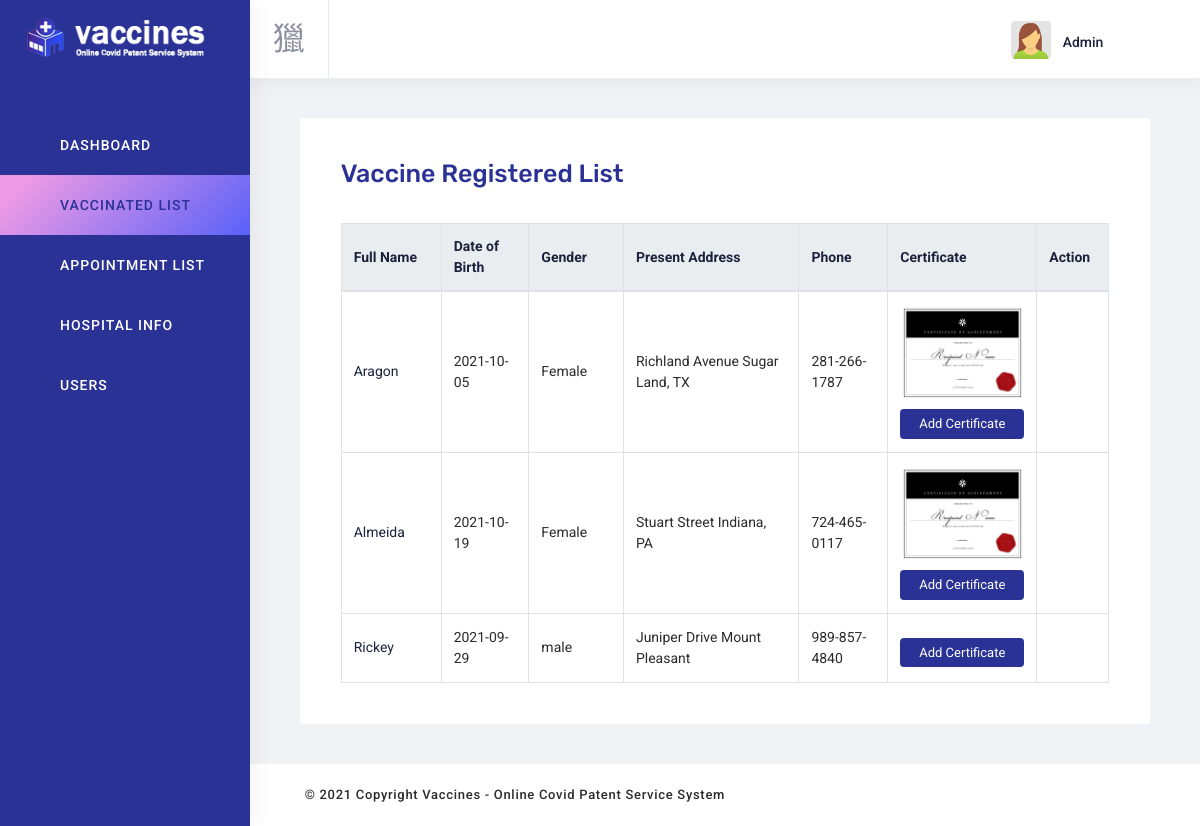
The page /admin/vaccine-table.php (signed in) on the database its author committed.
### tables this page shows
CREATE TABLE `vaccine_registration` (
  `vaccine_id` int(50) NOT NULL,
  `fullname` varchar(50) NOT NULL,
  `address` varchar(50) NOT NULL,
  `phone` varchar(50) NOT NULL,
  `gender` varchar(50) NOT NULL,
  `dateofbirth` date DEFAULT NULL,
  `profile_pic` varchar(255) NOT NULL DEFAULT 'user.png'
);

### admin/vaccine-table.php (the view, shortened to what this page needs)
<?php $page = 'vaccine-table';
include 'inc/header.php';
?>
      <div class="content-wrapper vac_reg_table">
        <div class="content">
          <div class="row">
            <div class="col-md-12 col-sm-12">
              <div class="card">
                <div class="card-body">
                  <div class="card-header m-b-25">
                    <h3 class="font-primary text-center"> Vaccine Registered List </h3>
                  </div>
                  <div class="table-responsive">
              <?php
              include "inc/connection.php";
              $query = "SELECT * FROM vaccine_registration ORDER BY vaccine_id DESC";
              $result = mysqli_query($connection,$query) or die("Failed");
              $count = mysqli_num_rows($result);
                          if($count > 0){ ?>
                    <table class="mb-0 table table-bordered">
                      <thead>
                        <tr class="heading">
                          <th scope="col">Full Name</th>
                          <th scope="col"> Date of Birth </th>
                          <th scope="col"> Gender </th>
                          <th scope="col"> Present Address</th>
                          <th scope="col"> Phone </th>
                          <th scope="col"> Certificate </th>
                          <?php if($_SESSION['role'] == 1){  ?>
                            <th>Action</th>
                          <?php } ?>
                        </tr>
                      </thead>
                      <tbody>
                <?php
                    while($row = mysqli_fetch_assoc($result)){
                    $id=$row['vaccine_id'];
                ?>
                        <tr>
                          <td class="col-1"><?php echo $row['fullname']; ?></td>
                          <td class="col-1"><?php echo $row['dateofbirth']; ?></td>
                          <td class="col-1"><?php echo $row['gender']; ?></td>
                          <td class="col-2"><?php echo $row['address']; ?></td>
                          <td class="col-1"><?php echo $row['phone']; ?></td>
                          <td class="col-1">
                            <div class="cartificate_image">
                              <img width="70px" src="assets/images/<?php echo $row['profile_pic']; ?>" alt="" onerror="this.style.display='none'" />
                            </div>
                            <?php if($_SESSION['role'] == 1){  ?>
                              <button type="button" class="btn btn-certificate" data-toggle="modal" data-target="#delete<?php echo $id;?>">Add Certificate</button>
                            <?php } ?>
                          </td>
                          <?php if($_SESSION['role'] == 1){  ?>
                          <td class="col-1">
                          </td>
                          <?php } ?>
                        </tr>
                <?php
                    }
                ?>
                      </tbody>
        <?php
            }else{
                echo "No Data";
        }
        ?>
                  </table>
                  </div>
                </div>
              </div>
            </div>
          </div>
        </div>
      </div>
<?php include 'inc/footer.php'; ?>

### admin/inc/header.php (shortened to what this page needs)
<!DOCTYPE html>
<html lang="en" dir="ltr">
<head>
  <link href="https://cdn.materialdesignicons.com/3.0.39/css/materialdesignicons.min.css" rel="stylesheet" />
  <link href="assets/plugins/bootstrap/css/bootstrap.min.css" rel="stylesheet">
  <link href="assets/plugins/jvectormap/jquery-jvectormap-2.0.3.css" rel="stylesheet" />
  <link id="vaccines-css" rel="stylesheet" href="assets/css/magnific-popup.css" />
  <link id="vaccines-css" rel="stylesheet" href="assets/css/vaccines.css" />
  <link id="vaccines-css" rel="stylesheet" href="assets/css/style.css" />
</head>
<body class="sidebar-fixed sidebar-dark header-light header-fixed" id="body">
  <div class="wrapper">
    <aside class="left-sidebar bg-sidebar">
      <div id="sidebar" class="sidebar sidebar-with-footer">
        <div class="app-brand">
          <a href="index.php">
            <img src="assets/images/logo-icon.png" alt="">
            <span class="brand-name"><img src="assets/images/logo-text.png" alt=""></span>
          </a>
        </div>
        <div class="sidebar-scrollbar">
          <ul class="nav sidebar-inner" id="sidebar-menu">
              <li class="<?php if($page=='index'){echo 'active';}?>">
                <a class="sidenav-item-link" href="index.php">
                  <span class="nav-text">Dashboard</span></b>
                </a>
              </li>
              <li class="<?php if($page=='vaccine-table'){echo 'active';}?>">
                <a class="sidenav-item-link" href="vaccine-table.php">
                  <span class="nav-text">Vaccinated List</span></b>
                </a>
              </li>
              <li class="<?php if($page=='appointment-table'){echo 'active';}?>">
                <a class="sidenav-item-link" href="appointment-table.php">
                  <span class="nav-text">Appointment List</span></b>
                </a>
              </li>
              <li class="<?php if($page=='hospital'){echo 'active';}?>">
                <a class="sidenav-item-link" href="hospital-table.php">
                  <span class="nav-text">Hospital Info</span></b>
                </a>
              </li>
              <?php if($_SESSION['role'] == 1){  ?>
              <li class="<?php if($page=='user'){echo 'active';}?>">
              <a class="sidenav-item-link" href="users.php">
                <span class="nav-text">Users</span></b>
              </a>
            </li>
            <?php }
     ?>
          </ul>
        </div>
      </div>
    </aside>
    <div class="page-wrapper">
      <header class="main-header " id="header">
        <nav class="navbar navbar-static-top navbar-expand-lg">
          <button id="sidebar-toggler" class="sidebar-toggle">
          </button>
          <div class="navbar-right ">
            <ul class="nav navbar-nav">
               <li class="dropdown user-menu">
                <button href="#" class="dropdown-toggle nav-link" data-toggle="dropdown">
                  <img src="assets/images/user/user.png" class="user-image" alt="User Image" />
                  <span class="d-none d-lg-inline-block">  <?php echo $_SESSION['username']?>   </span>
                </button>
              </li>
            </ul>
          </div>
        </nav>
      </header>

### admin/inc/footer.php (shortened to what this page needs)
      <footer class="footer mt-auto">
        <div class="copyright bg-box">
          <p>
            &copy; <span id="copy-year">2021</span> Copyright Vaccines - Online Covid Patent Service System
          </p>
        </div>
      </footer>
    </div>
  </div>
</body>
</html>

### admin/assets/css/style.css (style rules this page uses)
.card-header { display: flex; justify-content: space-between; flex-wrap: wrap; }
.card-header h3 { font-size: 25px; }
.table-responsive { display: block; width: 100%; overflow-x: auto; }
.table td { padding-top: 13px; padding-bottom: 13px; vertical-align: middle; }
.heading th { background: #EAEDF0; vertical-align: middle; }
.table thead th { vertical-align: middle; }
.table-responsive .btn { padding: 0px 3px; background: none !important; border: none !important; }
.vac_reg_table tbody tr td:last-child { width: 2% !important; }
.btn.btn-certificate { background: #2b3295 !important; color: #fff; padding: 5px 7px; font-size: 13px; margin-top: 10px; width: 100%; }
.cartificate_image { position: relative; }
.cartificate_image img { width: 100%; }

### rows shown on the page
vaccine_registration: fullname "Aragon", dateofbirth "2021-10-05", gender "Female", address "Richland Avenue Sugar Land, TX", phone "281-266-1787", profile_pic (picture)
vaccine_registration: fullname "Almeida", dateofbirth "2021-10-19", gender "Female", address "Stuart Street Indiana, PA", phone "724-465-0117", profile_pic (picture)
vaccine_registration: fullname "Rickey", dateofbirth "2021-09-29", gender "male", address "Juniper Drive Mount Pleasant", phone "989-857-4840"

### other values the page prints
$_SESSION['username'] "Admin"
